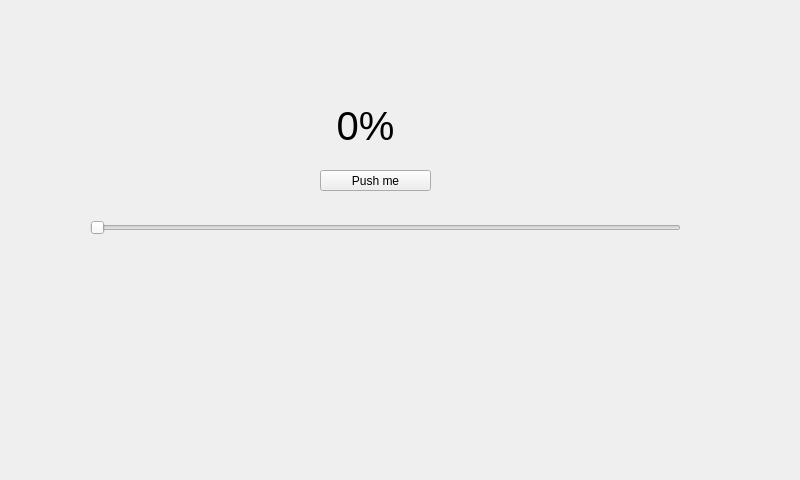
<?xml version="1.0" encoding="UTF-8"?>
<ui version="4.0">
 <class>MainWindow</class>
 <widget class="QMainWindow" name="MainWindow">
  <property name="geometry">
   <rect>
    <x>0</x>
    <y>0</y>
    <width>800</width>
    <height>480</height>
   </rect>
  </property>
  <property name="windowTitle">
   <string>MainWindow</string>
  </property>
  <widget class="QWidget" name="centralWidget">
   <widget class="QSlider" name="horizontalSlider">
    <property name="geometry">
     <rect>
      <x>90</x>
      <y>220</y>
      <width>591</width>
      <height>16</height>
     </rect>
    </property>
    <property name="orientation">
     <enum>Qt::Horizontal</enum>
    </property>
   </widget>
   <widget class="QLabel" name="label">
    <property name="geometry">
     <rect>
      <x>210</x>
      <y>80</y>
      <width>311</width>
      <height>91</height>
     </rect>
    </property>
    <property name="font">
     <font>
      <pointsize>30</pointsize>
     </font>
    </property>
    <property name="text">
     <string>0%</string>
    </property>
    <property name="alignment">
     <set>Qt::AlignCenter</set>
    </property>
   </widget>
   <widget class="QLabel" name="label_2">
    <property name="geometry">
     <rect>
      <x>100</x>
      <y>280</y>
      <width>581</width>
      <height>121</height>
     </rect>
    </property>
    <property name="font">
     <font>
      <pointsize>58</pointsize>
     </font>
    </property>
    <property name="text">
     <string/>
    </property>
    <property name="alignment">
     <set>Qt::AlignCenter</set>
    </property>
   </widget>
   <widget class="QPushButton" name="pushButton">
    <property name="geometry">
     <rect>
      <x>320</x>
      <y>170</y>
      <width>111</width>
      <height>21</height>
     </rect>
    </property>
    <property name="text">
     <string>Push me</string>
    </property>
   </widget>
  </widget>
 </widget>
 <layoutdefault spacing="6" margin="11"/>
 <resources/>
 <connections/>
</ui>
